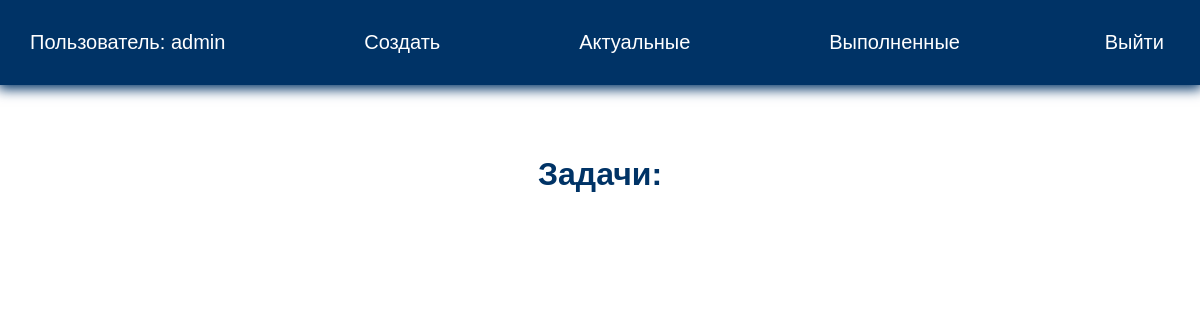
/current/ (signed in), run on an earlier commit of the app's database.
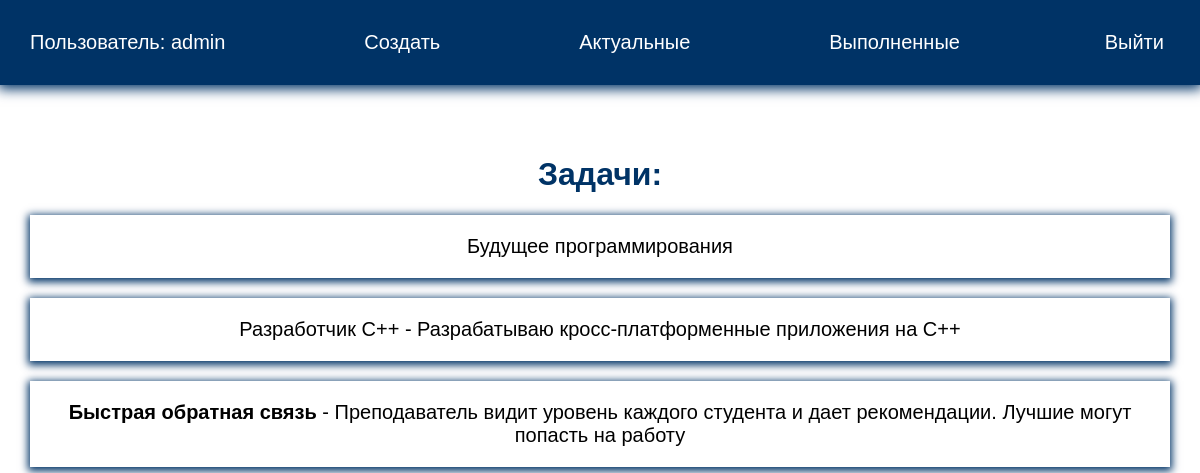
And on a later commit of the database.
### todo/models.py (models this page shows, shortened)
class Todo(models.Model):
    title = models.CharField(max_length=100)
    memo = models.TextField(blank=True)
    created = models.DateTimeField(auto_now_add=True)
    date_completed = models.DateTimeField(blank=True, null=True)
    important = models.BooleanField(default=False)
    user = models.ForeignKey(User, on_delete=models.CASCADE)

### todo/views.py (the view)
# urls.py: path('current/', views.current_todos, name="currenttodos"),
@login_required
def current_todos(request):
    todos = Todo.objects.filter(user=request.user, date_completed__isnull=True)
    return render(request, 'todo/currenttodos.html', {'todos': todos})

### todo/templates/todo/currenttodos.html
{% extends 'todo/base.html' %}
{% block content %}
<h1>Задачи:</h1>
<ul>
    {% for todo in todos %}
    <li><a href="{% url 'viewtodo' todo.id %}">
        {% if todo.important %}
        <b>{{ todo.title }}</b>
        {% else %}
        {{todo.title}}
        {% endif %}
        {% if todo.memo %}
            - {{ todo.memo }}
        {% endif %}
        </a>
    </li>
    {% endfor %}
</ul>
{% endblock %}

### todo/templates/todo/base.html (shortened to what this page needs)
<!DOCTYPE html>
{% load static %}
<html lang="en">
<head>
    <link rel="stylesheet" href="{% static 'css/style.css' %}">
</head>
<body>
<div class="menu">
    <div class="wrap">
        <ul>
            {% if user.is_authenticated %}
                <li class="logo">Пользователь: {{ user.username }}</li>
                <li><a href="{% url 'createtodo' %}">Создать</a></li>
                <li><a href="{% url 'currenttodos' %}">Актуальные</a></li>
                <li><a href="{% url 'completedtodos' %}">Выполненные</a></li>
                <li>
                    <form action="{% url 'logoutuser' %}" method="post">
                        <button class="top">Выйти</button>
                    </form>
                </li>
            {% else %}
            <li><a href="{% url 'signupuser' %}">Зарегистрироваться</a></li>
            <li><a href="{% url 'loginuser' %}">Войти</a></li>
            {% endif %}
        </ul>
    </div>
</div>
<div class="content">
    <div class="wrap">
        {% block content %}
    {% endblock %}
    </div>
</div>
</body>
</html>

### todo/static/css/style.css (style rules this page uses)
body { margin: 0; padding: 0; font-family: Arial, Helvetica, sans-serif; }
.wrap { max-width: 1200px; margin: 0 auto; padding: 10px 30px; box-sizing: border-box; }
.menu { background: #003366; box-shadow: 0 2px 12px 2px #003366; }
ul { list-style: none; padding: 0; }
.menu ul { display: flex; justify-content: space-between; align-items: center; font-size: 20px; }
.menu a, .logo { color: #FFF; }
a { text-decoration: none; }
.content .wrap { margin-top: 40px; text-align: center; }
h1, h2 { color:#003366 }
.top { background: transparent; border: 0; color: #FFF; font-size: 20px; cursor: pointer; }
.content li { box-shadow: 0 2px 8px 2px #003366; margin-bottom: 20px; font-size: 20px; }
.content a, .completed { color: #000; display: block; padding: 20px; }

What changed in the data, as far as the page shows it:
added Todo: title "Будущее программирования"
added Todo: title "Разработчик C++", memo "Разрабатываю кросс-платформенные приложения на C++"
added Todo: title "Быстрая обратная связь", memo "Преподаватель видит уровень каждого студента и дает рекомендации. Лучшие могут попасть на работу"
